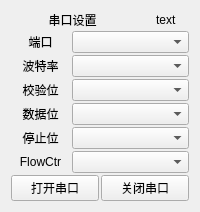
            <widget class="QWidget" name="QW_serialset" native="true">
             <property name="styleSheet">
              <string notr="true">#QW_serialset{border:1px solid gray}</string>
             </property>
             <layout class="QVBoxLayout" name="verticalLayout" stretch="2,2,2,2,2,2,2,3">
              <property name="spacing">
               <number>2</number>
              </property>
              <item>
               <layout class="QHBoxLayout" name="horizontalLayout_6" stretch="3,0">
                <property name="sizeConstraint">
                 <enum>QLayout::SizeConstraint::SetMinimumSize</enum>
                </property>
                <item>
                 <widget class="QLabel" name="label_7">
                  <property name="sizePolicy">
                   <sizepolicy hsizetype="Preferred" vsizetype="Fixed">
                    <horstretch>0</horstretch>
                    <verstretch>0</verstretch>
                   </sizepolicy>
                  </property>
                  <property name="font">
                   <font>
                    <pointsize>9</pointsize>
                   </font>
                  </property>
                  <property name="text">
                   <string>串口设置</string>
                  </property>
                  <property name="alignment">
                   <set>Qt::AlignmentFlag::AlignCenter</set>
                  </property>
                 </widget>
                </item>
                <item>
                 <widget class="QLabel" name="label_connectStatus">
                  <property name="sizePolicy">
                   <sizepolicy hsizetype="Preferred" vsizetype="Preferred">
                    <horstretch>0</horstretch>
                    <verstretch>0</verstretch>
                   </sizepolicy>
                  </property>
                  <property name="styleSheet">
                   <string notr="true">image: url(:/icons/icons/icon_disconnect.png);</string>
                  </property>
                  <property name="text">
                   <string>      text    </string>
                  </property>
                  <property name="alignment">
                   <set>Qt::AlignmentFlag::AlignCenter</set>
                  </property>
                 </widget>
                </item>
               </layout>
              </item>
              <item>
               <layout class="QHBoxLayout" name="horizontalLayout_5">
                <item>
                 <widget class="QLabel" name="label">
                  <property name="sizePolicy">
                   <sizepolicy hsizetype="Preferred" vsizetype="Preferred">
                    <horstretch>1</horstretch>
                    <verstretch>0</verstretch>
                   </sizepolicy>
                  </property>
                  <property name="minimumSize">
                   <size>
                    <width>0</width>
                    <height>0</height>
                   </size>
                  </property>
                  <property name="maximumSize">
                   <size>
                    <width>16777215</width>
                    <height>16777215</height>
                   </size>
                  </property>
                  <property name="sizeIncrement">
                   <size>
                    <width>0</width>
                    <height>0</height>
                   </size>
                  </property>
                  <property name="baseSize">
                   <size>
                    <width>0</width>
                    <height>0</height>
                   </size>
                  </property>
                  <property name="font">
                   <font>
                    <pointsize>9</pointsize>
                   </font>
                  </property>
                  <property name="layoutDirection">
                   <enum>Qt::LayoutDirection::LeftToRight</enum>
                  </property>
                  <property name="text">
                   <string>端口</string>
                  </property>
                  <property name="alignment">
                   <set>Qt::AlignmentFlag::AlignCenter</set>
                  </property>
                 </widget>
                </item>
                <item>
                 <widget class="ClickableComboBox" name="comboBox_COM">
                  <property name="sizePolicy">
                   <sizepolicy hsizetype="Preferred" vsizetype="Preferred">
                    <horstretch>2</horstretch>
                    <verstretch>0</verstretch>
                   </sizepolicy>
                  </property>
                 </widget>
                </item>
               </layout>
              </item>
              <item>
               <layout class="QHBoxLayout" name="horizontalLayout_7">
                <item>
                 <widget class="QLabel" name="label_2">
                  <property name="sizePolicy">
                   <sizepolicy hsizetype="Preferred" vsizetype="Expanding">
                    <horstretch>1</horstretch>
                    <verstretch>0</verstretch>
                   </sizepolicy>
                  </property>
                  <property name="font">
                   <font>
                    <pointsize>9</pointsize>
                   </font>
                  </property>
                  <property name="layoutDirection">
                   <enum>Qt::LayoutDirection::LeftToRight</enum>
                  </property>
                  <property name="text">
                   <string>波特率</string>
                  </property>
                  <property name="alignment">
                   <set>Qt::AlignmentFlag::AlignCenter</set>
                  </property>
                 </widget>
                </item>
                <item>
                 <widget class="QComboBox" name="comboBox_Baudrate">
                  <property name="sizePolicy">
                   <sizepolicy hsizetype="Preferred" vsizetype="Preferred">
                    <horstretch>2</horstretch>
                    <verstretch>0</verstretch>
                   </sizepolicy>
                  </property>
                 </widget>
                </item>
               </layout>
              </item>
              <item>
               <layout class="QHBoxLayout" name="horizontalLayout_8">
                <item>
                 <widget class="QLabel" name="label_3">
                  <property name="sizePolicy">
                   <sizepolicy hsizetype="Preferred" vsizetype="Expanding">
                    <horstretch>1</horstretch>
                    <verstretch>0</verstretch>
                   </sizepolicy>
                  </property>
                  <property name="font">
                   <font>
                    <pointsize>9</pointsize>
                   </font>
                  </property>
                  <property name="layoutDirection">
                   <enum>Qt::LayoutDirection::LeftToRight</enum>
                  </property>
                  <property name="text">
                   <string>校验位</string>
                  </property>
                  <property name="alignment">
                   <set>Qt::AlignmentFlag::AlignCenter</set>
                  </property>
                 </widget>
                </item>
                <item>
                 <widget class="QComboBox" name="comboBox_PartBit">
                  <property name="sizePolicy">
                   <sizepolicy hsizetype="Preferred" vsizetype="Preferred">
                    <horstretch>2</horstretch>
                    <verstretch>0</verstretch>
                   </sizepolicy>
                  </property>
                 </widget>
                </item>
               </layout>
              </item>
              <item>
               <layout class="QHBoxLayout" name="horizontalLayout_9">
                <item>
                 <widget class="QLabel" name="label_4">
                  <property name="sizePolicy">
                   <sizepolicy hsizetype="Preferred" vsizetype="Expanding">
                    <horstretch>1</horstretch>
                    <verstretch>0</verstretch>
                   </sizepolicy>
                  </property>
                  <property name="font">
                   <font>
                    <pointsize>9</pointsize>
                   </font>
                  </property>
                  <property name="layoutDirection">
                   <enum>Qt::LayoutDirection::LeftToRight</enum>
                  </property>
                  <property name="text">
                   <string>数据位</string>
                  </property>
                  <property name="alignment">
                   <set>Qt::AlignmentFlag::AlignCenter</set>
                  </property>
                 </widget>
                </item>
                <item>
                 <widget class="QComboBox" name="comboBox_DataBits">
                  <property name="sizePolicy">
                   <sizepolicy hsizetype="Preferred" vsizetype="Preferred">
                    <horstretch>2</horstretch>
                    <verstretch>0</verstretch>
                   </sizepolicy>
                  </property>
                 </widget>
                </item>
               </layout>
              </item>
              <item>
               <layout class="QHBoxLayout" name="horizontalLayout_10">
                <item>
                 <widget class="QLabel" name="label_5">
                  <property name="sizePolicy">
                   <sizepolicy hsizetype="Preferred" vsizetype="Expanding">
                    <horstretch>1</horstretch>
                    <verstretch>0</verstretch>
                   </sizepolicy>
                  </property>
                  <property name="font">
                   <font>
                    <pointsize>9</pointsize>
                   </font>
                  </property>
                  <property name="layoutDirection">
                   <enum>Qt::LayoutDirection::LeftToRight</enum>
                  </property>
                  <property name="text">
                   <string>停止位</string>
                  </property>
                  <property name="alignment">
                   <set>Qt::AlignmentFlag::AlignCenter</set>
                  </property>
                 </widget>
                </item>
                <item>
                 <widget class="QComboBox" name="comboBox_StopBits">
                  <property name="sizePolicy">
                   <sizepolicy hsizetype="Preferred" vsizetype="Preferred">
                    <horstretch>2</horstretch>
                    <verstretch>0</verstretch>
                   </sizepolicy>
                  </property>
                 </widget>
                </item>
               </layout>
              </item>
              <item>
               <layout class="QHBoxLayout" name="horizontalLayout_12">
                <item>
                 <widget class="QLabel" name="label_6">
                  <property name="sizePolicy">
                   <sizepolicy hsizetype="Preferred" vsizetype="Expanding">
                    <horstretch>1</horstretch>
                    <verstretch>0</verstretch>
                   </sizepolicy>
                  </property>
                  <property name="font">
                   <font>
                    <pointsize>9</pointsize>
                   </font>
                  </property>
                  <property name="layoutDirection">
                   <enum>Qt::LayoutDirection::LeftToRight</enum>
                  </property>
                  <property name="text">
                   <string>FlowCtr</string>
                  </property>
                  <property name="alignment">
                   <set>Qt::AlignmentFlag::AlignCenter</set>
                  </property>
                 </widget>
                </item>
                <item>
                 <widget class="QComboBox" name="comboBox_FlowControl">
                  <property name="sizePolicy">
                   <sizepolicy hsizetype="Preferred" vsizetype="Preferred">
                    <horstretch>2</horstretch>
                    <verstretch>0</verstretch>
                   </sizepolicy>
                  </property>
                 </widget>
                </item>
               </layout>
              </item>
              <item>
               <layout class="QHBoxLayout" name="horizontalLayout">
                <item>
                 <widget class="QPushButton" name="pushButton_serialConnect">
                  <property name="sizePolicy">
                   <sizepolicy hsizetype="Preferred" vsizetype="Preferred">
                    <horstretch>0</horstretch>
                    <verstretch>0</verstretch>
                   </sizepolicy>
                  </property>
                  <property name="text">
                   <string>打开串口</string>
                  </property>
                 </widget>
                </item>
                <item>
                 <widget class="QPushButton" name="pushButton_serialDisconnect">
                  <property name="sizePolicy">
                   <sizepolicy hsizetype="Preferred" vsizetype="Preferred">
                    <horstretch>0</horstretch>
                    <verstretch>0</verstretch>
                   </sizepolicy>
                  </property>
                  <property name="text">
                   <string>关闭串口</string>
                  </property>
                 </widget>
                </item>
               </layout>
              </item>
             </layout>
            </widget>
